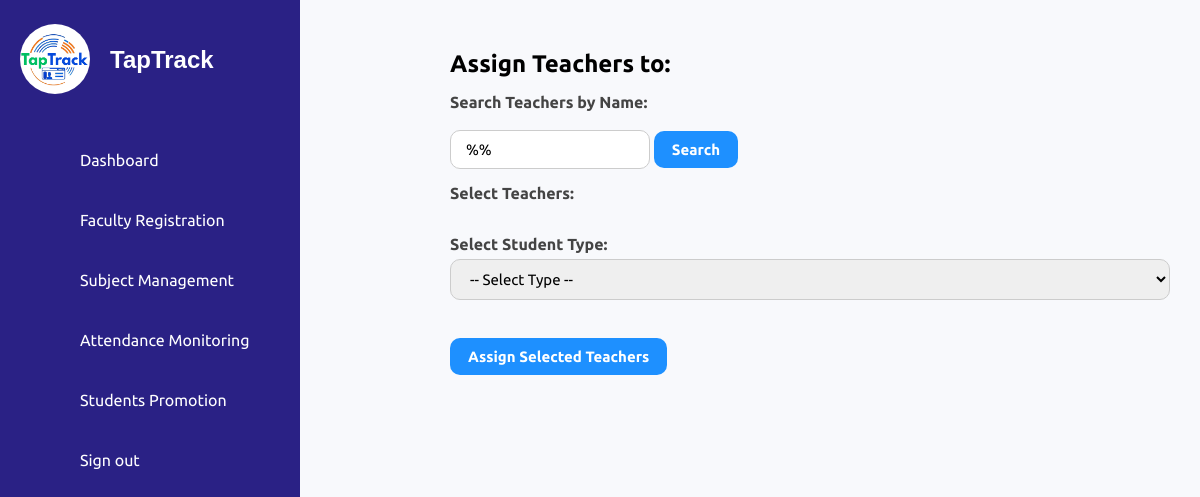
The app's page /assign_subjects.php, older data.
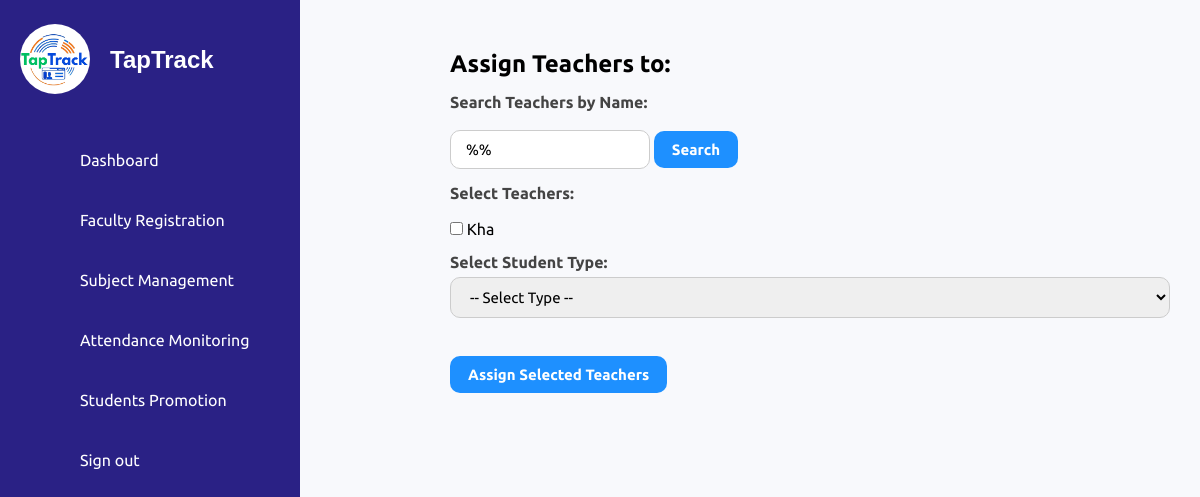
The same page, newer data.
### tables this page shows
CREATE TABLE `faculty` (
  `id` int(11) NOT NULL,
  `teacher_id` varchar(6) NOT NULL,
  `name` varchar(100) NOT NULL,
  `email` varchar(100) NOT NULL,
  `contact` varchar(20) DEFAULT NULL,
  `dob` date NOT NULL,
  `password` varchar(255) NOT NULL
);

### assign_subjects.php (the view, shortened to what this page needs)
<?php
include('db_connection.php');
$subject_id = $_GET['subject_id'] ?? null;
$subject_query = $conn->prepare("SELECT subject_name, student_type FROM subjects WHERE id = ?");
$subject_query->bind_param("i", $subject_id);
$subject_query->execute();
$subject = $subject_query->get_result()->fetch_assoc();
$search_term = '';
$teachers_query = $conn->prepare("SELECT id, name FROM Faculty WHERE name LIKE ? ORDER BY name ASC");
$search_term = "%" . $search_term . "%";
$teachers_query->bind_param("s", $search_term);
$teachers_query->execute();
$teachers = $teachers_query->get_result();
?>
<!DOCTYPE html>
<html lang="en">
<head>
    <link rel="stylesheet" href="assets/css/style.css">
    <link rel="stylesheet" href="assets/css/subject.css">
</head>
<body>
<?php include('sidebar.php'); ?>
<div class="subject-manager" style="margin-left: 420px;">
    <h2>Assign Teachers to: <?= htmlspecialchars($subject['subject_name']) ?></h2>
    <form method="POST">
        <label>Search Teachers by Name:</label>
        <input type="text" name="search_term" value="<?= htmlspecialchars($search_term) ?>" placeholder="Search..." style="width: 200px;">
        <input type="submit" value="Search">
    </form>
    <form method="POST">
        <label>Select Teachers:</label><br>
        <?php while ($row = $teachers->fetch_assoc()): ?>
            <input type="checkbox" name="teacher_ids[]" value="<?= $row['id'] ?>"> <?= htmlspecialchars($row['name']) ?><br>
        <?php endwhile; ?>
        <label>Select Student Type:</label>
        <select name="student_type" required>
            <option value="">-- Select Type --</option>
        </select>
        <br><br>
        <input type="submit" value="Assign Selected Teachers">
    </form>
</div>
</body>
</html>

Row changes from the older to the newer data that the page shows:
added faculty: name "Kha"
